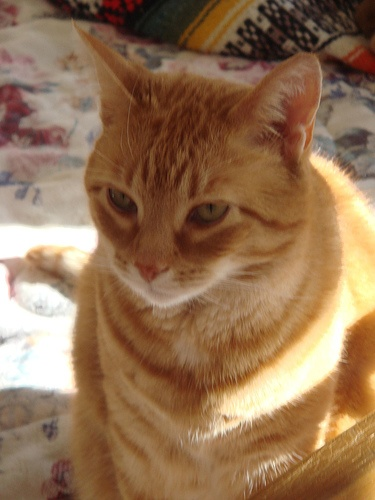
//> input picture data/images/cat.jpg, 375 x 500 px
$ ./kmeans ../../data/images/cat.jpg 3 ../../data/images/segumented_texture11.jpg out.png   (built with g++ and OpenCV 4)
//> lines starting //> are read from the running program, lines starting //| are printed output that depends on the picture
### src/tp/kmeans_functions.hpp
#ifndef KMEANS_FUNCTIONS_HPP
#define KMEANS_FUNCTIONS_HPP

#include "ocv_utils.hpp"
#include <opencv2/core.hpp>
#include <opencv2/imgcodecs.hpp>
#include <opencv2/highgui.hpp>
#include <opencv2/imgproc.hpp>
#include <iostream>

using namespace cv;
using namespace std;

// Fonction pour inverser une image en niveau de gris
void invertImage(Mat& image);

// Affiche les arguments de Kmeans
void printHelpKmeans(const string& progName);

// Menu pour inverser l'image segumenté/binarisé
void Menu_To_Invert_Image(Mat& image, const string& window_name);

// Implémentation personnale de l'agorithme des kmeans
void kmeans_perso(const Mat& data, int K, Mat& labels_perso, TermCriteria criteria, Mat& centers_perso);

// Fonction pour évaluer la segumentation
void evaluateSegmentation(const Mat& estimated, const Mat& reference);

#endif // KMEANS_FUNCTIONS_HPP

### src/tp/ocv_utils.hpp
#pragma once

#include <opencv2/core.hpp>

#include <string>

/**
 * @brief Print the information about the matrix (size, channels and type).
 * @param message A message to print before the matrix info: the output is in the format "message: [RxC] ch: #channels type: CV_XXTCY"
 * @param m The matrix.
 */
void printMatInfo(const std::string& message, const cv::Mat& m);

/**
 * @brief Print the information about a matrix with the name given by variable name.
 */
#define PRINT_MAT_INFO(mat) printMatInfo(#mat, mat)

/**
 * @brief Return the matrix type in readable string format
 * @param m The matrix
 * @return A string with the matrix type in string format, e.g. "CV_8UC3"
 */
std::string getMatType(const cv::Mat& m);

### src/tp/kmeans_functions.cpp
#include "ocv_utils.hpp"

#include <opencv2/core.hpp>
#include <opencv2/imgcodecs.hpp>
#include <opencv2/highgui.hpp>
#include <opencv2/imgproc.hpp>
#include <opencv2/imgcodecs.hpp>
#include <iostream>

using namespace cv;
using namespace std;

/* Function  */

// Function to invert a grayscale image
// [11 lines left out: functions invertImage, printHelpKmeans, not called in this run]

//Menu to invert the image if it doesn't fit the colours of the reference segumented image
void Menu_To_Invert_Image(Mat& image, const string& window_name)
{
    std::cout << "Tap Enter to continue" << std::endl;

    // Invert the segmented image if needed
    char invert_kmeans;
    std::cout << "Do you want to invert the image (" << window_name << ")? (y/n): ";
    waitKey(0);

    std::cin >> invert_kmeans;

    cv::destroyWindow(window_name);
    if (invert_kmeans == 'y' || invert_kmeans == 'Y')
    {
        invertImage(image);
        cv::imshow(window_name + " (Inverted)", image);
        cv::moveWindow(window_name + " (Inverted)", 700, 0);
    }
    else
    {
        cv::imshow(window_name, image);
        cv::moveWindow(window_name, 700, 0);
    }
}


// Implémentation personnalisée de l'algorithme k-means
void kmeans_perso(const Mat& data, int K, Mat& labels_perso, TermCriteria criteria, Mat& centers_perso)
{

/*
  data: image d'entrée
  K: nombre de clusters
  labels_perso: matrice d'étiquettes des clusters pour chaque point
  criteria: critère d'arrêt (nombre max d'itérations ou seuil de convergence)
  centers_perso: matrice contenant les centres des clusters
*/

    // Nombre de points et dimensions des données
    int N = data.rows;  // Nombre de lignes de pixels de l'image
    int M = data.cols; // Nombre de colonnes de pixels de l'image

    // Initialisation des structures de données
    labels_perso.create(N, 1, CV_32S);        // Initialise une matrice de N x 1 avec des entiers (CV_32S), qui stockera l'étiquette du cluster de chaque point.
    centers_perso.create(K, M, data.type());   //  Initialise une matrice de K x M, où chaque ligne représente un centre de cluster.


    // Initialisation aléatoire des centres
    randu(centers_perso, Scalar::all(0), Scalar::all(255)); // Remplit les centres avec des valeurs aléatoires entre 0 et 255


    //Mat oldLabels, dists;

    // Boucle principale de k-means, s'arrête après criteria.maxCount itérations
    for (int iter = 0; iter < criteria.maxCount; ++iter) {

        // Étape 1 : Attribution des étiquettes aux points en fonction du centre le plus proche
        for (int i = 0; i < N; ++i) {
            double minDist = DBL_MAX; // Distance minimale initialisée à l'infini
            int label_cluster = 0;  // Étiquette du cluster

            // Recherche du centre le plus proche
            for (int j = 0; j < K; ++j) {
                double dist = norm(data.row(i), centers_perso.row(j), NORM_L2); // Distance euclidienne
                if (dist < minDist) {
                    minDist = dist;
                    label_cluster = j;
                }
            }
            labels_perso.at<int>(i) = label_cluster; // Affectation de l'étiquette
        }

        // Étape 2 : On recalcule les centres des clusters
        Mat newCenters = Mat::zeros(K, M, data.type()); // Stocke les nouveaux centres
        Mat counts = Mat::zeros(K, 1, CV_32S); // Compte le nombre de points par cluster

        for (int i = 0; i < N; ++i) {
            int label = labels_perso.at<int>(i);
            newCenters.row(label) += data.row(i); // Ajout du point au cluster correspondant
            counts.at<int>(label)++; // Incrémentation du compteur
        }

        // Moyennage des centres (on évite la division par 0)
        for (int j = 0; j < K; ++j) {
            if (counts.at<int>(j) > 0) {
                newCenters.row(j) /= counts.at<int>(j); // Moyenne des points du cluster
            }
        }

        // Étape 3 : Vérification de la convergence (distance entre anciens et nouveaux centres)
        if (norm(newCenters - centers_perso, NORM_L2) < criteria.epsilon) {
            break; // Arrêt si les centres ne bougent presque plus
        }

        // Mise à jour des centres
        newCenters.copyTo(centers_perso);
    }
}


void evaluateSegmentation(const Mat& estimated, const Mat& reference) {
    if (estimated.size() != reference.size()) {
        cerr << "Les dimensions des images ne correspondent pas !" << endl;
        return;
    }

    int TP = 0, FP = 0, FN = 0, TN = 0;

    for (int i = 0; i < estimated.rows; i++)
    {
        for (int j = 0; j < estimated.cols; j++)
        {
            uchar est_pixel = estimated.at<uchar>(i, j);
            uchar ref_pixel = reference.at<uchar>(i, j);

            if (est_pixel == 255 && ref_pixel == 255) // Vrai positif
            {
                TP=TP+1;
            }
            else if (est_pixel == 255&& ref_pixel == 0) // Faux positif
            {
                FP=FP+1;
            }
            else if (est_pixel == 0 && ref_pixel == 255) // Faux négatif
            {
                FN=FN+1;
            }
            else if (est_pixel == 0 && ref_pixel == 0)// Vrai négatif
            {
                TN=TN+1;
            }
        }
    }

    double precision = TP / (double)(TP + FP);
    double recall = TP / (double)(TP + FN);
    double dice = (2.0 * TP) / (2 * TP + FP + FN);

    cout << "Précision (P) : " << precision << endl;
    cout << "Sensibilité (S) : " << recall << endl;
    cout << "Dice Similarity Coefficient (DSC) : " << dice << endl;
}

### src/tp/kmeans.cpp
#include "ocv_utils.hpp"
#include "kmeans_functions.hpp"

#include <opencv2/core.hpp>
#include <opencv2/imgcodecs.hpp>
#include <opencv2/highgui.hpp>
#include <opencv2/imgproc.hpp>
#include <opencv2/imgcodecs.hpp>
#include <iostream>


using namespace cv;
using namespace std;


int main(int argc, char** argv)
{

    // Vérifie le nombre d'arguments
    if (argc < 3 || argc > 5)
    {
        cout << " Incorrect number of arguments." << endl;
        printHelpKmeans(string(argv[0]));
        return EXIT_FAILURE;
    }

    const auto imageFilename = string(argv[1]);
    const int k = stoi(argv[2]);
    const string groundTruthFilename = (argc > 3) ? string(argv[3]) : "";
    const string outputFilename = (argc == 5) ? string(argv[4]) : "Segmented_Image.jpg";


    // Just for debugging
    {
        cout << " Program called with the following arguments:" << endl;
        cout << " \timage file: " << imageFilename << endl;
        cout << " \tk: " << k << endl;
        if(!groundTruthFilename.empty()) cout << " \tground truth segmentation: " << groundTruthFilename << endl;
        cout << " \toutput file: " << outputFilename << endl;
    }


    // Charge l'image
    Mat image = imread(imageFilename, IMREAD_COLOR);
//> image is the input picture: 500 rows x 375 cols, CV_8UC3; mean B, G, R 82.7, 113.1, 146.6
    //PRINT_MAT_INFO(image);


    // 1) in order to call kmeans we need to first convert the image into floats (CV_32F)
    Mat image_float;
    image.convertTo(image_float,CV_32F);

    // 2) kmeans asks for a mono-dimensional list of "points". Our "points" are the pixels of the image that can be seen as 3D points
    // where each coordinate is one of the color channel (e.g. R, G, B). But they are organized as a 2D table, we need
    // to re-arrange them into a single vector.
    Mat image_1D = image_float.reshape(1, image_float.rows * image_float.cols);
    //PRINT_MAT_INFO(image_1D);


    // We nedd to initialise first the labels and the centers and the criteria
    Mat labels, centers;
    Mat labels_perso,centers_perso;

    // the values here needs to be decided regarding the kind of image we want to seguegment
    TermCriteria criteria(TermCriteria::EPS + TermCriteria::MAX_ITER, 100, 0.2);

    // now we can call kmeans, the most important parameter is the initialization of the centers
    kmeans(image_1D, k, labels, criteria, 2, KMEANS_RANDOM_CENTERS, centers); // select random initial centers in each attempt
//> centers = [[37.32, 63.27, 103.4], [202.4, 234.2, 246.4], [89.28, 123.3, 156.9]]
    //kmeans(image_1D, k, labels, criteria, 10, KMEANS_PP_CENTERS  , centers); // use kmeans++ center initialization by Arthur and Vassilvitskii [Arthur2007]
    //kmeans(image_1D, k, labels, criteria, 10, KMEANS_USE_INITIAL_LABELS, centers); //during the first (and possibly the only) attempt, use the user-supplied labels instead of computing them from the initial centers. For the second and further attempts, use the random or semi-random center
    kmeans_perso(image_1D, k, labels_perso, criteria, centers_perso); // kmeans_perso is a function that we have implemented
//> the loop in kmeans_perso, `for (int iter = 0; iter < criteria.maxCount; ++iter)` made 14 passes
//> centers_perso = [[89.36, 123.4, 156.9], [202.4, 234.2, 246.5], [37.35, 63.34, 103.5]]


    // To convert the centers to 8-bit values, we need to convert the type of the matrix
    centers.convertTo(centers, CV_8U);
//> centers = [[37, 63, 103], [202, 234, 246], [89, 123, 157]]
    centers_perso.convertTo(centers_perso, CV_8U);
//> centers_perso = [[89, 123, 157], [202, 234, 246], [37, 63, 104]]

    // labels is a matrix with only n values of n intensuty for the cluster, we need to make them more visible
    labels = labels * 255/(k-1); // normalize the labels to 0-255
    labels_perso = labels_perso * 255/(k-1); // normalize the labels to 0-255

    //  Create  new images that will contain the segmented images
    Mat segmented_image(image_float.size(), CV_8UC1);
    Mat segmented_image_perso(image_float.size(), CV_8UC1);

    // 3) We need to reshape the labels to the original image size
    segmented_image = labels.reshape(1, image.rows);
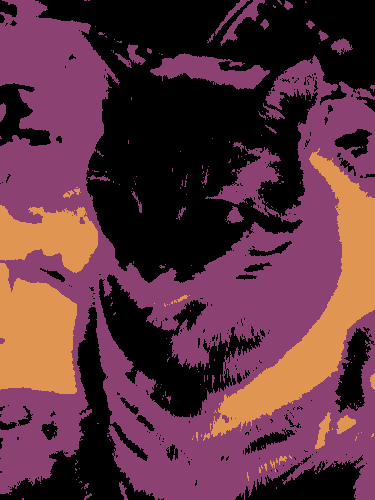
//> segmented_image: 500 rows x 375 cols, CV_32SC1; 3 distinct labels, from 0 to 255; one colour per label, 0 black
    segmented_image_perso = labels_perso.reshape(1, image.rows);
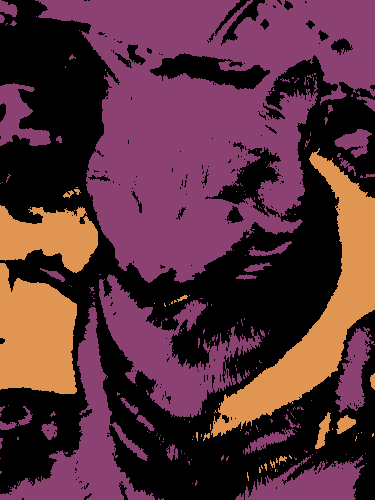
//> segmented_image_perso: 500 rows x 375 cols, CV_32SC1; 3 distinct labels, from 0 to 255; one colour per label, 0 black

    // We need to convert the image to 8-bit in order to display it
    Mat segmented_image_display,segmented_image_display_perso;
    segmented_image.convertTo(segmented_image_display, CV_8U);
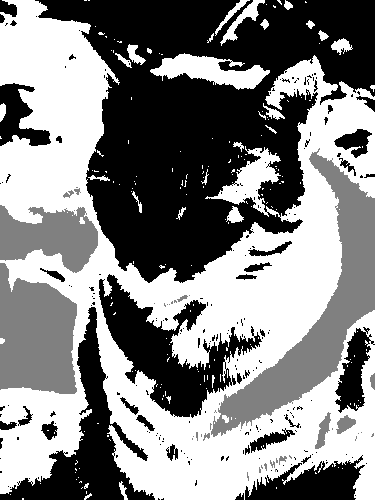
//> segmented_image_display: 500 rows x 375 cols, CV_8UC1; min 0, max 255, mean 132.4
    segmented_image_perso.convertTo(segmented_image_display_perso, CV_8U);
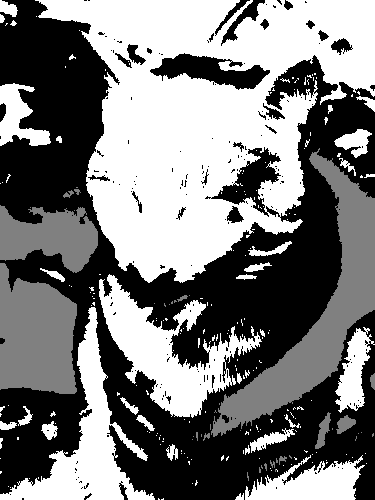
//> segmented_image_display_perso: 500 rows x 375 cols, CV_8UC1; min 0, max 255, mean 123.1

    // 4) Display the original image and the segumented image
    cout << "Trying to load ground truth image from: " << groundTruthFilename << endl;
    Mat ground_truth_image = imread(groundTruthFilename, IMREAD_COLOR);
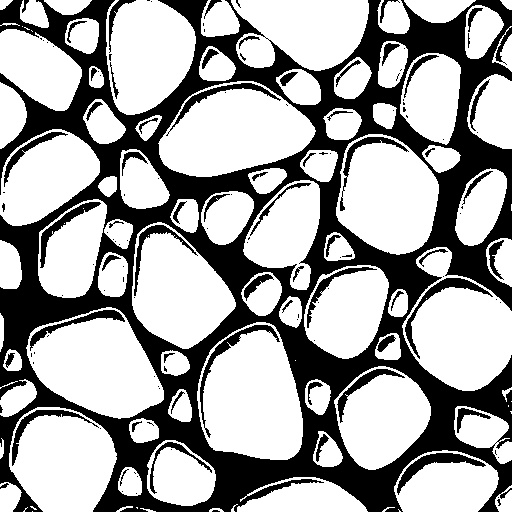
//> input picture data/images/segumented_texture11.jpg, 512 x 512 px
//> ground_truth_image is the input picture: 512 rows x 512 cols, CV_8UC3; min 0, max 255, mean 163.8

    // Display the original image
    cv::imshow("Original Image", image);
    cv::moveWindow("Original Image", 200, 0);

    //Display the reference for segumentation if it exists
    if (!groundTruthFilename.empty())
    {
        cv::imshow("Reference Segmented Image", ground_truth_image);
        cv::moveWindow("Reference Segmented Image", 1300, 0);
    }

    // Display the segmented image
    cv::imshow("Segumented image using OpenCV kmeans", segmented_image_display);
    cv::moveWindow("Segumented image using OpenCV kmeans", 700, 0);

    // Invert the segmented image if needed for opencv kmeans
    Menu_To_Invert_Image(segmented_image_display,"Segumented image using OpenCV kmeans");
//> the answer given: n

    // Display personal kmeans result
    cv::imshow("Segumented image using kmeans_perso", segmented_image_display_perso);
    cv::moveWindow("Segumented image using kmeans_perso", 0, 0);

    // Invert the segmented image if needed for kmeans perso
    Menu_To_Invert_Image(segmented_image_display_perso,"Segumented image using kmeans_perso");
//> the answer given: n

    // 5) Save the segmented image
    imwrite(outputFilename, segmented_image_display);

    //cv::imshow("Segmented Image", segmented_image_display);
    //cv::moveWindow("Segmented Image", 700, 0);

    // 6) Evaluate the segmentation using precision, recall and Dice Similarity Coefficient (DSC)
    cout<<"Evaluation of the segmentationu using OpenCv kmeans:"<<endl;
    cout<<""<<endl;
    evaluateSegmentation(segmented_image_display, ground_truth_image);
    cout<<""<<endl;
    cout<<"Evaluation of the segmentationu using perso kmeans:"<<endl;
    cout<<""<<endl;
    evaluateSegmentation(segmented_image_display_perso, ground_truth_image);

    std::cout<<"Tap Enter to exit"<<std::endl;
    cv::waitKey(0);


    return EXIT_SUCCESS;
}
